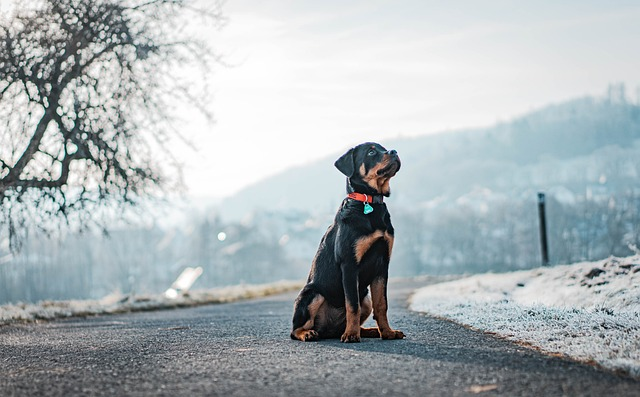
#> input picture dog-7514202_640.jpg, 640 x 397 px
$ python goruntulerin_birlestirilmesi.py
#> lines starting #> are read from the running program, lines starting #| are printed output that depends on the picture
import cv2
import numpy as np

# resmi içe aktar
img = cv2.imread("dog-7514202_640.jpg")
#> img is the input picture: shape (397, 640, 3); mean B, G, R 182.2, 179.2, 170.8
cv2.imshow("Orijinal", img)

# yatay
hor = np.hstack((img,img))
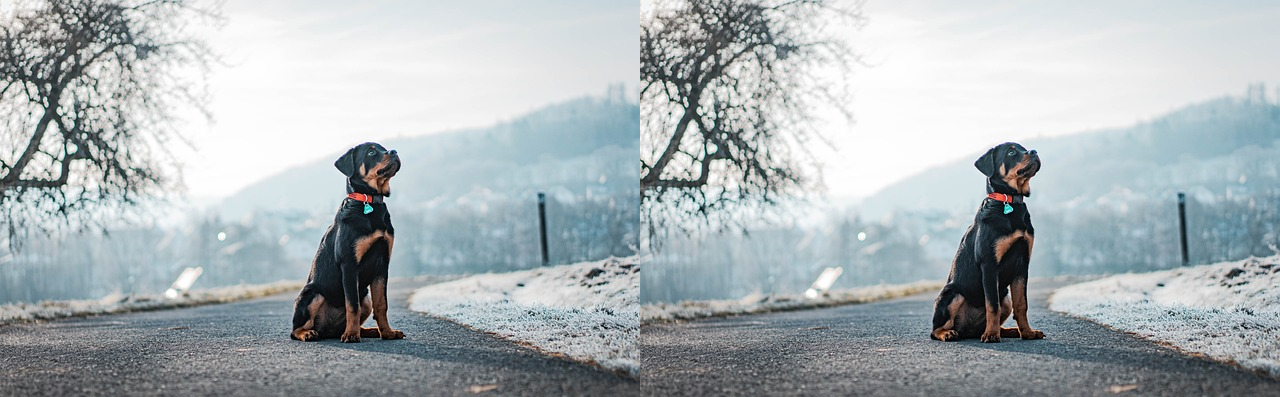
#> hor: shape (397, 1280, 3); mean B, G, R 182.2, 179.2, 170.8
cv2.imshow("Horizontal", hor)

# dikey
ver = np.vstack((img,img))
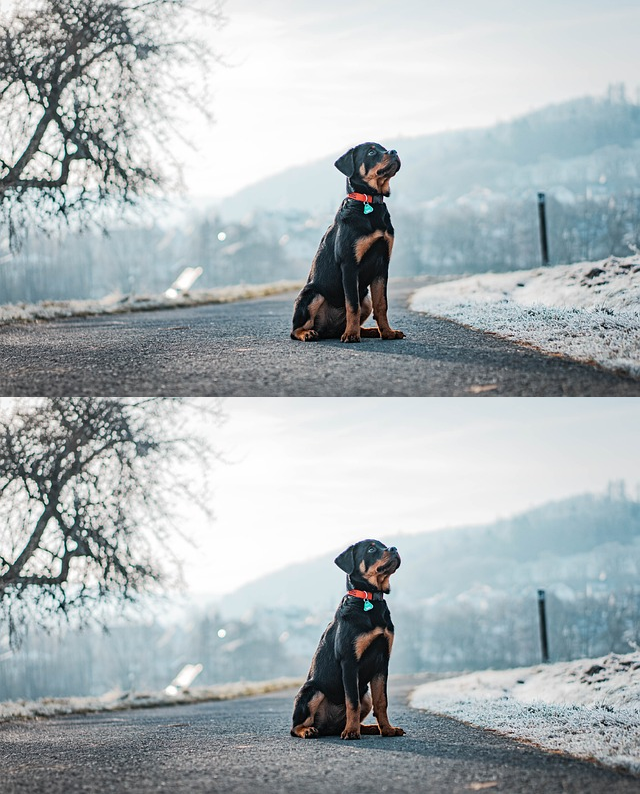
#> ver: shape (794, 640, 3); mean B, G, R 182.2, 179.2, 170.8
cv2.imshow("Vertical", ver)
